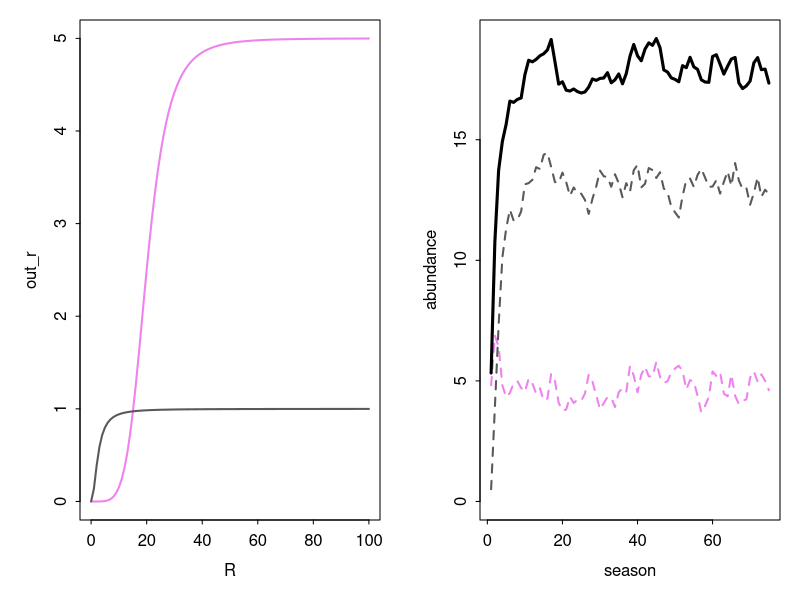

Here is the R script that generated this plot:
##  Semi-discrete relative nonlinearity model of two species 
##    coexisting on one essential resource                

##  Authors:  Andrew Tredennick, Peter Adler, and Fred Adler
##  Email:    atredenn@gmail.com
##  Date:     3.19.2015
##  Update:   4.2.2015  -- Implements looping over odSolve for seasons.
##                      -- Makes resource uptake a Hill function, and a
##                         function that can be called within the model.
##                      -- Includes option for a temporally autocorrelated
##                         resource pulse function.
##                      -- Adds 'Rstart' variable to saved output to track
##                         initial condition of resource for each season.
##  Update:   4.8.2015  -- Adds allocation parameter (a) that continuously
##                         draws some fraction of live biomass (N) and allocates
##                         it to the dormant seed bank.
##  Update:   4.10.2015 -- Resource pulses happen within the season.
##                      -- Tracks average seasonal abundance as response.
##  Update:   4.24.2015 -- Changes Hill fxn parameters for quick difference
##                         in resource response curves. This leads to more
##                         stable coexistence and more even biomass splits.

##  MODEL DESCRIPTION
# Species "split" themselves between a dormant, low-mortaility stage (D) and 
# a higher mortality, high growth stage (N).
# The single resource is R.
# There are two sources of variability: an environmental cue that drives the
# storage effect, and resource variability.

# clear the workspace
rm(list=ls())
library('plyr')

####
#### Initial conditions, global variables, and parameters ------------------------
####
temporal_autocorrelation <- F       # turn temporal autocorrelation on(T)/off(F)
seasons <- 75                   # number of seasons to simulate
seasons_to_exclude <- 0           # initial seasons to exclude from plots
days_to_track <- 60               # number of days to simulate in odSolve
DNR <- c(D=c(1,1),N=c(1,1),R=10)    # initial conditions
Rmu <- 1                            # mean resource pulse (on log scale)
Rsd <- 0.5                            # std dev of resource pulses (on log scale)
sigE <- 2                           # environmental cue variability
rho <- 0                            # environmental cue correlation between species
parms <- list(
  r = c(5,1),                     # max growth rate for each species
  alpha = c(5,2),                 # rate parameter for Hill function 
  beta = c(20,2.5),                  # shape parameter for Hill function
  mN = c(0.5,0.5),                  # live biomass loss (mortality) rates 
  mD = c(0.01, 0.01),              # dormant biomass loss (mortality) rates
  a = c(0.5,0.5)                    # allocation fraction of live biomass to seed bank
)

####
#### Load relevant libraries ----------------------------------------
####
library(deSolve); library(mvtnorm)


####
#### Model function -------------------------------------------------
####
## Continuous model
updateDNR <- function(t, DNR, parms){
  with(as.list(c(DNR, parms)), {
    dD1dt = N1*a[1] - (mD[1]*D1)
    dD2dt = N2*a[2] - (mD[2]*D2)
    dN1dt = N1*(uptake_R(r[1], R, alpha[1], beta[1]) - mN[1] - a[1])
    dN2dt = N2*(uptake_R(r[2], R, alpha[2], beta[2]) - mN[2] - a[2])
    dRdt = -1 * ((dN1dt + mN[1]*N1) + (dN2dt + mN[2]*N2))
    list(c(dD1dt, dD2dt, dN1dt, dN2dt, dRdt)) #output
  })
}

##  Resource uptake function (Hill function)
uptake_R <- function(r, R, alpha, beta){
  return((r*R^alpha) / (beta^alpha + R^alpha))
}

## Discrete model
update_DNR <- function(t,DNR,gs){
  with (as.list(DNR),{
    g1 <- gs[1]
    g2 <- gs[2]
    N1 <- D1*g1
    N2 <- D2*g2
    D1 <- D1*(1-g1)
    D2 <- D2*(1-g2)
    R <- Rvector[t]
    return(c(D1, D2, N1, N2, R))
  })
}


####
#### Simulate model -----------------------------------------------------
####
days <- c(1:days_to_track)

# Get "germination" fractions for each year
getG <- function(sigE, rho, nTime){
  varcov <- matrix(c(sigE, rho*sigE, rho*sigE, sigE), 2, 2)
  e <- rmvnorm(n = nTime, mean = c(0,0), sigma = varcov)
  g <- exp(e) / (1+exp(e))
  return(g)
}

# Loop over seasons
nms <- names(DNR)
gVec <- getG(sigE = sigE, rho = rho, nTime = seasons)
gVec[] <- 1

if(temporal_autocorrelation==FALSE){
  Rvector <- runif(seasons,0.1,4)
  Rvector <- rep(Rmu, seasons)
}

if(temporal_autocorrelation==TRUE){
  if(Rsd != 0){
    Rvector <- filter(rlnorm(seasons,Rmu,Rsd), filter=rep(1,3), circular=TRUE)
  }
  if(Rsd == 0){
    Rvector <- rlnorm(seasons,Rmu,Rsd) 
  } 
}

pulse_events <- matrix(nrow=seasons, ncol=days_to_track)
for(do_season in 1:seasons){
  pulse_events[do_season,] <- rlnorm(days_to_track, Rvector[do_season], Rsd)
}
save_seasons <- data.frame(time=NA,D1=NA,D2=NA,N1=NA,N2=NA,R=NA,Rstart=NA,season=NA)

for(season_now in 1:seasons){
  eventdat <- data.frame(var = rep("R", days_to_track),
                         time = 1:days_to_track,
                         value = pulse_events[season_now,],
                         method = rep("add", days_to_track))
  Rstart <- as.list(DNR)$R
  output <- as.data.frame(ode(y = DNR, times = days, 
                              func = updateDNR, parms = parms,
                              events = list(data = eventdat)))

  DNR <- as.numeric(output[nrow(output),nms])
  names(DNR) <- nms
  R_update <- Rvector[season_now]
  DNR <- update_DNR(season_now, DNR, gVec[season_now,])
  names(DNR) <- nms
  new_season <- as.data.frame(output)
  new_season$season <- season_now
  new_season$Rstart <- Rstart
  save_seasons <- rbind(save_seasons, new_season)
}


####
####  Make some plots ----------------------------------
####
#take out first couple seasons
# save_seasons <- subset(save_seasons, season>seasons_to_exclude)
# matplot(seq_along(along.with = save_seasons$time), 
#         save_seasons[,c("N1","N2")], type="l")

#plot just average abundance by season
mean_of_season <- ddply(save_seasons, .(season), summarise,
                       mean_N1 = mean(N1),
                       mean_N2 = mean(N2),
                       mean_D1 = mean(D1),
                       mean_D2 = mean(D2))
par(mfrow=c(1,2),mar=c(4,4,1,1),tcl=-0.2,mgp=c(2,0.5,0))
R <- seq(0,100,1)
out_r <- matrix(ncol=2, nrow=length(R))
alpha <- parms$alpha
beta <- parms$beta
for(i in 1:nrow(out_r)){
  out_r[i,1] <- uptake_R(parms$r[1], R[i], alpha[1], beta[1])
  out_r[i,2] <- uptake_R(parms$r[2], R[i], alpha[2], beta[2])
}
matplot(R, out_r, type="l", col=c("violet", "grey35"), lty=c(1,1), lwd=2)
seasonal_total <- apply(mean_of_season[,c("mean_N1","mean_N2")], 1, sum)
matplot(mean_of_season$season, mean_of_season[,c("mean_N1","mean_N2")], 
        type="l", xlab="season", ylab="abundance", ylim=c(0, max(seasonal_total,na.rm=TRUE)),
        col=c("violet", "grey35"), lty=c(2,2), lwd=c(2,2))
lines(mean_of_season$season, seasonal_total, lwd=3, lty=1)
# matplot(mean_of_season$season, mean_of_season[,c("mean_D1","mean_D2")],
#         type="l", xlab="season", ylab="abundance")
# plot(N1 ~ Rstart, end_seasons)
# plot(N2 ~ Rstart, end_seasons)
# plot(N1 ~ N2, end_seasons)

#Plot the resource uptake function
# R <- seq(0,100,1)
# out_r <- matrix(ncol=2, nrow=length(R))
# alpha <- c(10,10)
# beta <- c(50,50)
# for(i in 1:nrow(out_r)){
#   out_r[i,1] <- uptake_R(5, R[i], alpha[1], beta[1])
#   out_r[i,2] <- uptake_R(5, R[i], alpha[2], beta[2])
# }
# matplot(R, out_r, type="l")

#Plot histograms of resource supply rates at different sigRs
# sigR <- seq(0,1,0.25)
# par(mfrow=c(2,3))
# for(i in 1:length(sigR)){
#   hist(rlnorm(100,2,sigR[i]))
# }
# plot(filter(rlnorm(100,2,1), filter=rep(1,3), circular=TRUE))
# 
# R <- seq(0,100,1)
# out_r <- matrix(ncol=2, nrow=length(R))
# alpha <- c(10,0.5)
# beta <- c(50,2500)
# for(i in 1:nrow(out_r)){
#   out_r[i,1] <- uptake_R(10, R[i], alpha[1], beta[1])
#   out_r[i,2] <- uptake_R(10, R[i], alpha[2], beta[2])
# }
# matplot(R, out_r, type="l")
